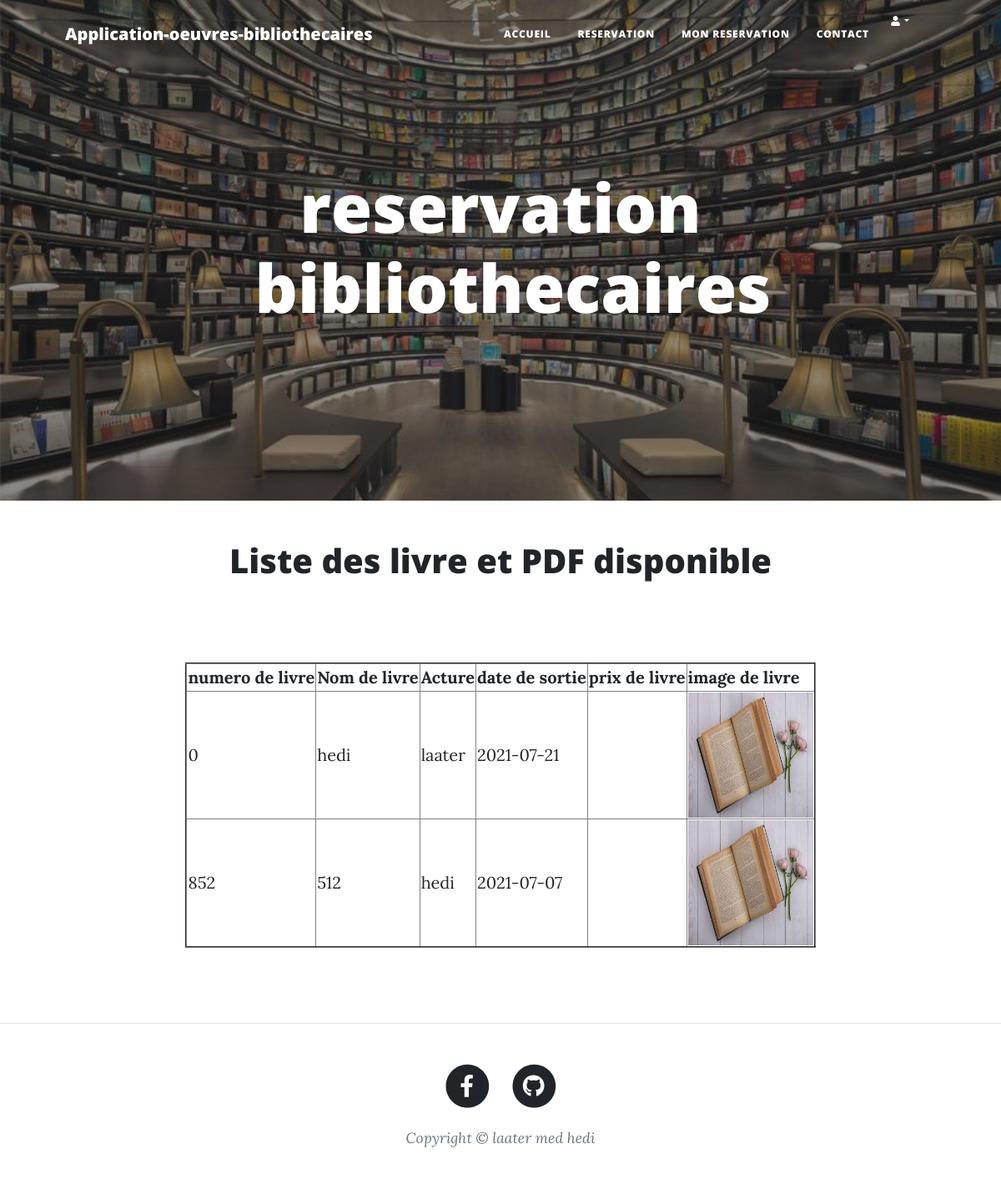
/client/index.php, run on the app's committed database.
### tables this page shows
CREATE TABLE `livre` (
  `id_livre` int(11) NOT NULL,
  `numero` int(10) NOT NULL,
  `nom` varchar(100) NOT NULL,
  `auteure_livre` varchar(100) NOT NULL,
  `date_sortie` date NOT NULL,
  `nb_livre` int(3) NOT NULL,
  `photo` text NOT NULL
);

### client/index.php (the view, shortened to what this page needs)
<!DOCTYPE html>
<html lang="en">
    <head>
        <link href="../css/styles.css" rel="stylesheet" />
    </head>
    <body >
        <nav class="navbar navbar-expand-lg navbar-light" id="mainNav">
            <div class="container px-4 px-lg-5">
                <a class="navbar-brand" href="index.php">Application-oeuvres-bibliothecaires </a>
                <div class="collapse navbar-collapse" id="navbarResponsive">
                    <ul class="navbar-nav ms-auto py-4 py-lg-0">
                        <li class="nav-item"><a class="nav-link px-lg-3 py-3 py-lg-4" href="index.php">Accueil</a></li>
                        <li class="nav-item"><a class="nav-link px-lg-3 py-3 py-lg-4" href="reservation.php">reservation</a></li>
                        <li class="nav-item"><a class="nav-link px-lg-3 py-3 py-lg-4" href="listereservation.php"> mon reservation</a></li>
                        <li class="nav-item"><a class="nav-link px-lg-3 py-3 py-lg-4" href="contact.php">Contact</a></li>
                        <ul class="navbar-nav ms-auto ms-md-0 me-3 me-lg-4">
                            <li class="nav-item dropdown">
                                <a class="nav-link dropdown-toggle" id="navbarDropdown" href="#" role="button" data-bs-toggle="dropdown" aria-expanded="false"><i class="fas fa-user fa-fw"></i></a>
                            </li>
                        </ul>
                    </ul>
                </div>
            </div>
        </nav>
        <header class="masthead" style="background-image: url('img/bib.jpg')">
            <div class="container position-relative px-4 px-lg-5">
                <div class="row gx-4 gx-lg-5 justify-content-center">
                    <div class="col-md-10 col-lg-8 col-xl-7">
                        <div class="site-heading">
                            <h1>reservation bibliothecaires
                            </h1>
                        </div>
                    </div>
                </div>
            </div>
        </header>
<?php
  $host = 'localhost';
  $dbname = 'pfa';
  $username = 'root';
  $password = '';
  $dsn = "mysql:host=$host;dbname=$dbname";
  $sql = "SELECT * FROM livre";
  try{
   $pdo = new PDO($dsn, $username, $password);
   $stmt = $pdo->query($sql);
  }catch (PDOException $e){
    echo $e->getMessage();
  }
?>
 <center> <h1>Liste des livre et PDF disponible</h1></center>
 <br>  <br>
 <br>
 <table border="2" align="center" id="customers">
   <thead>
     <tr>
	   <th>numero de livre</th>
       <th>Nom de livre </th>
       <th>Acture</th>
       <th>date de sortie </th>
       <th>prix de livre </th>
       <th>image de livre </th>
     </tr>
   </thead>
   <tbody>
     <?php while($row = $stmt->fetch(PDO::FETCH_ASSOC)) : ?>
     <tr>
       <td><?php echo htmlspecialchars($row['numero']); ?></td>
       <td><?php echo htmlspecialchars($row['nom']); ?></td>
       <td><?php echo htmlspecialchars($row['auteure_livre']); ?></td>
       <td><?php echo htmlspecialchars($row['date_sortie']); ?></td>
	   <td><?php echo htmlspecialchars($row['prix']); ?></td>
     <td><img src="img/livre.jpg" height="150" width="150"></td>
     </tr>
     <?php endwhile; ?>
   </tbody>
 </table>
 <br>
 <br>
 <br>
        <footer class="border-top">
            <div class="container px-4 px-lg-5">
                <div class="row gx-4 gx-lg-5 justify-content-center">
                    <div class="col-md-10 col-lg-8 col-xl-7">
                        <ul class="list-inline text-center">
                            <li class="list-inline-item">
                                <a href="https://www.facebook.com/laater.gaming/">
                                    <span class="fa-stack fa-lg">
                                        <i class="fas fa-circle fa-stack-2x"></i>
                                        <i class="fab fa-facebook-f fa-stack-1x fa-inverse"></i>
                                    </span>
                                </a>
                            </li>
                            <li class="list-inline-item">
                                <a href="">
                                    <span class="fa-stack fa-lg">
                                        <i class="fas fa-circle fa-stack-2x"></i>
                                        <i class="fab fa-github fa-stack-1x fa-inverse"></i>
                                    </span>
                                </a>
                            </li>
                        </ul>
                        <div class="small text-center text-muted fst-italic">Copyright &copy; laater med hedi</div>
                    </div>
                </div>
            </div>
        </footer>
    </body>
</html>

### data on the page
livre: numero "0", nom "hedi", auteure_livre "laater", date_sortie "2021-07-21"
livre: numero "852", nom "512", auteure_livre "hedi", date_sortie "2021-07-07"
